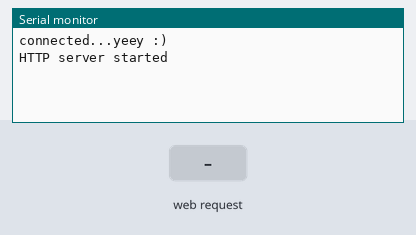
This sketch was run on a simulated ESP8266 (NodeMCU). Shown: the last lines printed to the serial monitor. The test bench sets the inputs (shaded band). WiFi joins after 1.5 s; servers stay silent unless stated.

Above: at 2.7 s.
2.8 s: HTTP request GET /btn1?inputData=1 received
At 3.2 s:
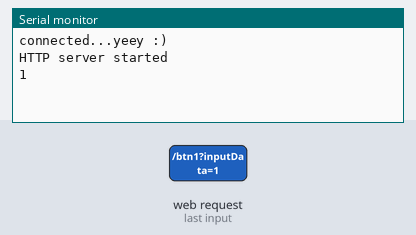
4.3 s: HTTP request GET /btn1?inputData=0 received
At 5.6 s:
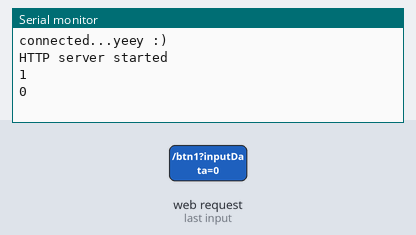

Measured:
- after the input at 2.8 s, the serial monitor: prints a new line at once (image 1)
- after the input at 4.3 s, the serial monitor: prints a new line at once (image 2)

The sketch:

BasicWiFiManager.ino
```cpp
#include <ESP8266WiFi.h>
#include <WiFiClient.h>
#include <ESP8266WebServer.h>
#include <WiFiManager.h>  // https://github.com/tzapu/WiFiManager

ESP8266WebServer server(80);

String fin = "";
void handleRoot() {
  String str = "<h2>Hello</h2><form action='/' method='get'><input type='text' name='inputData'></input><br><button name='btn' formaction='/btn1'>Button 1</button><button name='btn' formaction='/btn2'>Button 2</button></form>";
  str = str + "<br><h1>" + fin + "</h1>";
  server.send(200, "text/html", str);
}

void myfunc1(){
  String temp = server.arg("inputData");
  Serial.println(temp);
  fin = temp;
  server.sendHeader("Location", "/");
  server.send(303);
}

void myfunc2(){
  String temp = server.arg("inputData");
  Serial.println(temp);
  String btn = "<h2>" + temp + "</h2><br><a href='/'><button>Home</button></a>";
  server.send(200, "text/html", btn);
}


void setup() {

  Serial.begin(115200);
  WiFiManager wm;

  wm.resetSettings();
  bool res;
  res = wm.autoConnect("AutoConnectAP", "password");
  if (!res) {
    Serial.println("Failed to connect");
  } else {
    Serial.println("connected...yeey :)");
  }

  server.on("/", handleRoot);
  server.on("/btn1", myfunc1);
  server.on("/btn2", myfunc2);
  server.begin();
  Serial.println("HTTP server started");
}

void loop() {
  server.handleClient();

}
```
